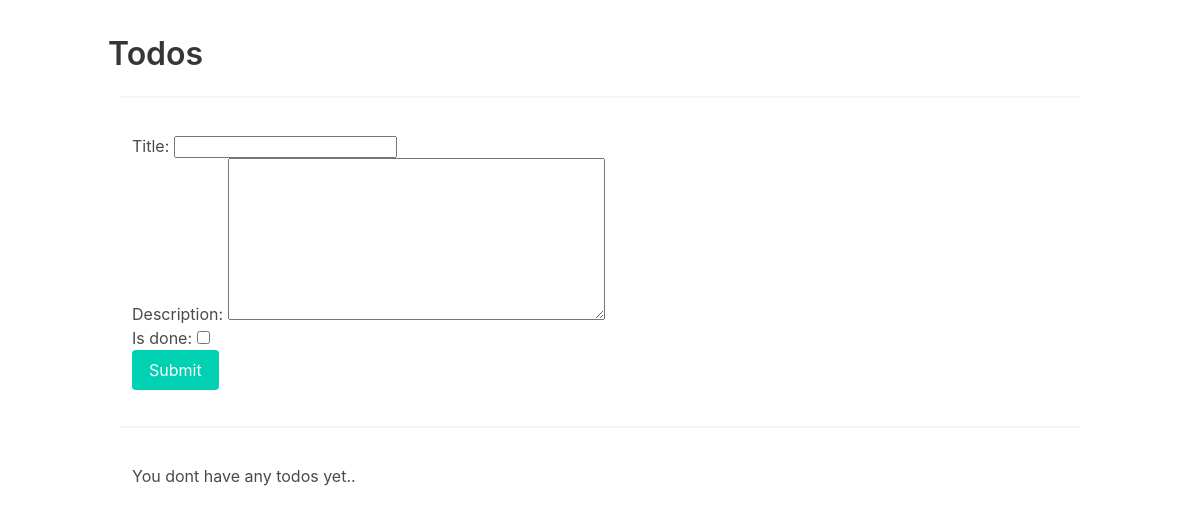
Page /todos/ on the earlier database version.
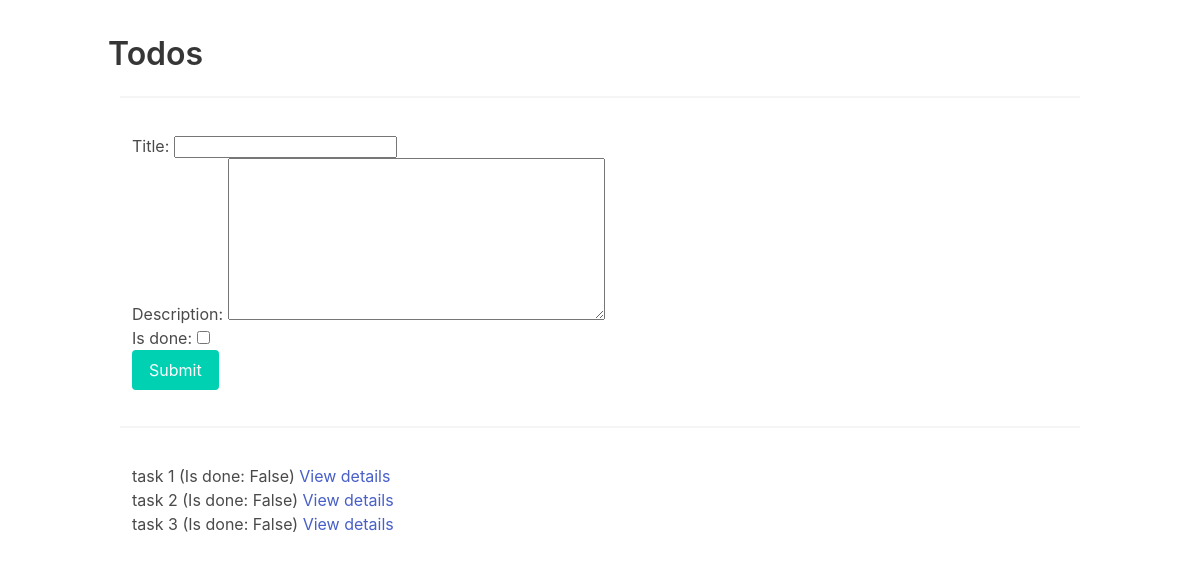
Same page on the later database version.
### todo/models.py (models this page shows, shortened)
class Todo(models.Model):
    title = models.CharField(max_length=255)
    description = models.TextField(blank=True, null=True)
    is_done = models.BooleanField(default=False)
    date_added = models.DateTimeField(auto_now_add=True)

### todo/views.py (the view)
# urls.py: path('todos/', include('todo.urls')),
def todos(request):
    if request.method == 'POST':
        form = TodoForm(request.POST)
        if form.is_valid():
            form.save()
            return redirect('todos')
    else:
        form = TodoForm()
    todos = Todo.objects.filter(is_done=False)
    return render(request, 'todos.html', {'todos': todos, 'form': form})

### todo/forms.py
class TodoForm(ModelForm):
    class Meta:
        model = Todo
        fields = ['title', 'description', 'is_done']

### todo/templates/todos.html (shortened to what this page needs)
{% extends 'base.html' %}
{% block content %}
<div class="colums is-miltiline">
    <div class="columns is-12">
        <h1 class="title">Todos</h1>
    </div>
    <hr>
    <div class="column is-12">
        <form method="post">
            {{ form.as_p }}
            <div class="field">
                <div class="control">
                    <button class="button is-primary">Submit</button>
                </div>
            </div>
        </form>
    </div>
    <hr>
    <div class="column is-12">
        {% for todo in todos %}
            <p>{{ todo.title }} (Is done: {{ todo.is_done}}) <a href="{% url 'todo' todo.id %}">View details</a></p>
        {% empty %}
            <p>You dont have any todos yet..</p>
        {% endfor %}
    </div>
</div>
{% endblock %}

### todo/templates/base.html (shortened to what this page needs)
<!DOCTYPE html>
<html>
<head>
    <link rel="stylesheet" href="https://cdn.jsdelivr.net/npm/bulma@0.9.4/css/bulma.min.css">
</head>
<body>
    <section class="section">
        <div class="container">
           {% block content %}
           {% endblock %}
        </div>
    </section>
</body>
</html>

Differences in the rows shown:
added Todo: title "task 1", is_done "False"
added Todo: title "task 2", is_done "False"
added Todo: title "task 3", is_done "False"
Other differences:
text no longer shown: "You dont have any todos yet.."
